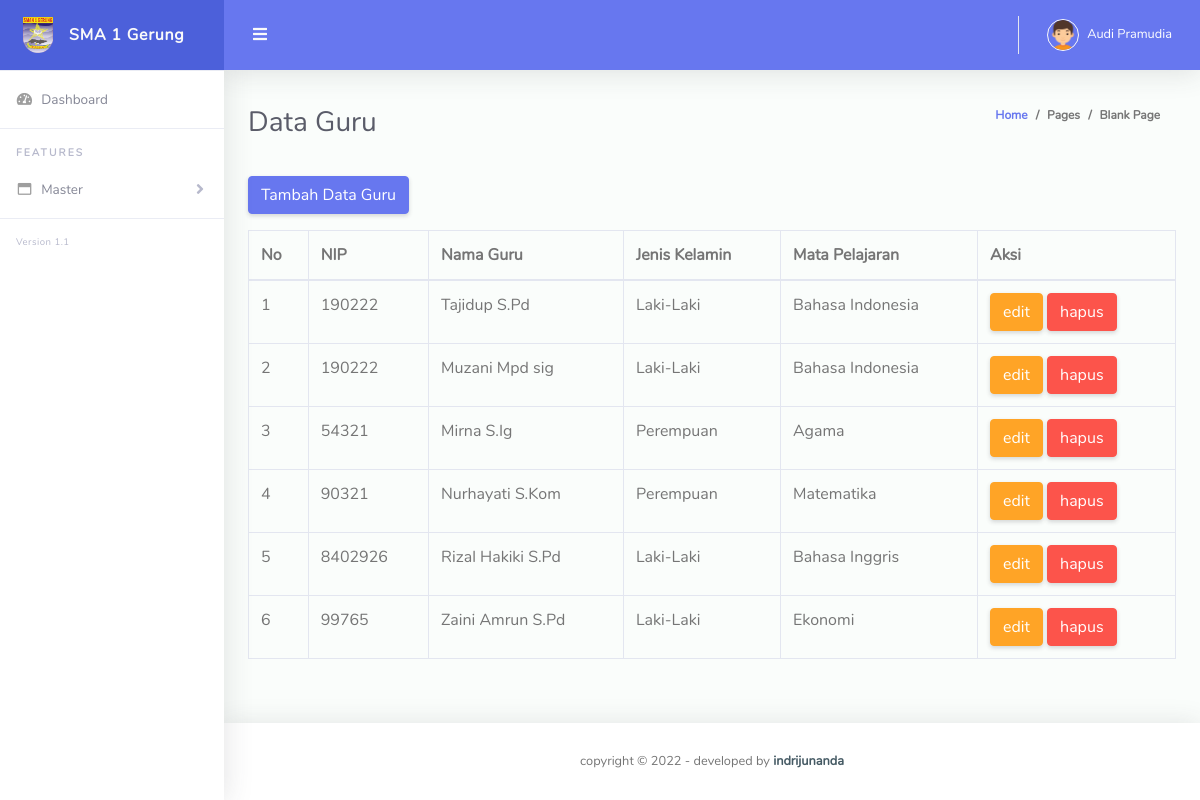
Screenshot of /admin/guru.php with the database file from the repository.
### tables this page shows
CREATE TABLE `guru` (
  `id_guru` int(11) NOT NULL,
  `nip` varchar(50) NOT NULL,
  `nama_guru` varchar(50) NOT NULL,
  `jk` varchar(50) NOT NULL,
  `mapel` varchar(50) NOT NULL
);

### admin/guru.php (the view, shortened to what this page needs)
<!DOCTYPE html>
<html lang="en">
<head>
    <?php
    include 'head.php';
    ?>
</head>
<body id="page-top">
  <div id="wrapper">
    <?php
    include 'sider.php';
    ?>
    <div id="content-wrapper" class="d-flex flex-column">
      <div id="content">
        <?php
    include 'navbar.php';
    ?>
        <div class="container-fluid" id="container-wrapper">
          <div class="d-sm-flex align-items-center justify-content-between mb-4">
            <h1 class="h3 mb-0 text-gray-800">Data Guru</h1>
            <ol class="breadcrumb">
              <li class="breadcrumb-item"><a href="blank.html">Home</a></li>
              <li class="breadcrumb-item">Pages</li>
              <li class="breadcrumb-item active" aria-current="page">Blank Page</li>
            </ol>
          </div>
          <a href="tambahGuru.php" class="btn btn-primary mb-3">Tambah Data Guru</a>
          <table class="table table-bordered">
            <thead>
                <tr>
                    <th>No</th>
                    <th>NIP</th>
                    <th>Nama Guru</th>
                    <th>Jenis Kelamin</th>
                    <th>Mata Pelajaran</th>
                    <th>Aksi</th>
                </tr>
            </thead>
            <tbody>
                <?php
                require 'database.php';
                $query = "SELECT * FROM guru";
                $sql = mysqli_query($koneksi, $query);
                $no = 1;
                while ($data = mysqli_fetch_object($sql)) {
                ?>
                    <tr>
                        <td> <?php echo $no++; ?> </td>
                        <td> <?php echo $data->nip; ?> </td>
                        <td> <?php echo $data->nama_guru; ?> </td>
                        <td> <?php echo $data->jk; ?> </td>
                        <td> <?php echo $data->mapel; ?> </td>
                        <td>
                            <a href="editGuru.php?id_guru=<?= $data->id_guru; ?>">
                                <input type="submit" value="edit" class="btn btn-warning">
                            </a>
                                <a href="hapusGuru.php?id_guru=<?= $data->id_guru?>">
                                    <input type="submit" value="hapus" onclick="confirm('yakin hapus data?')" class="btn btn-danger">
                                </a>
                        </td>
                    </tr>
                <?php
                }
                ?>
            </tbody>
        </table>
        </div>
      </div>
      <?php
    include 'footer.php';
    ?>
    </div>
  </div>
</body>
</html>

### rows the page displays
guru: nip "190222", nama_guru "Tajidup S.Pd", jk "Laki-Laki", mapel "Bahasa Indonesia"
guru: nip "190222", nama_guru "Muzani Mpd sig", jk "Laki-Laki", mapel "Bahasa Indonesia"
guru: nip "54321", nama_guru "Mirna S.Ig", jk "Perempuan", mapel "Agama"
guru: nip "90321", nama_guru "Nurhayati S.Kom", jk "Perempuan", mapel "Matematika"
guru: nip "8402926", nama_guru "Rizal Hakiki S.Pd", jk "Laki-Laki", mapel "Bahasa Inggris"
guru: nip "99765", nama_guru "Zaini Amrun S.Pd", jk "Laki-Laki", mapel "Ekonomi"
